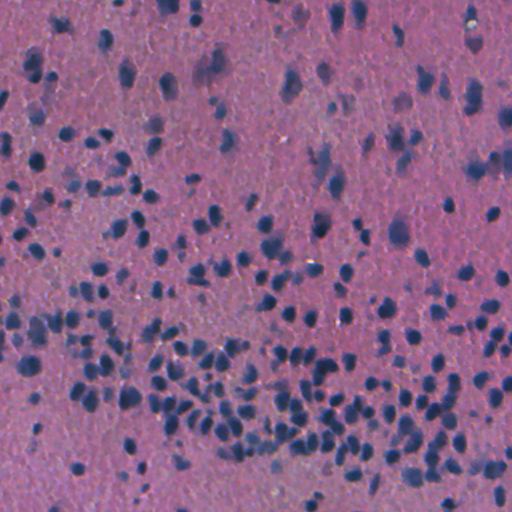
#> input picture demo/HE/input/U2FsdGVkX18zqooRVNJdIQErhVTIBSEkwpub49HRcJA-x14268_y13472_w512_h512-img.tif, 512 x 512 px; its folder holds only this picture in this run
$ python lt.py --image_path ../../demo/HE/input/U2FsdGVkX18zqooRVNJdIQErhVTIBSEkwpub49HRcJA-x14268_y13472_w512_h512-img.tif
#> lines starting #> are read from the running program, lines starting #| are printed output that depends on the picture; after the words box and inside, x2 and y2 are one past the last pixel; in counts of white or black regions, pixels touching at a corner belong together
### src/methods/utils.py
import os
import numpy as np
import cv2


# [33 lines left out: functions cell_filter, instance2semantics, search_files, not called in this run]


def cell_dataset(file_path: str, exts: list):
    img_lst = search_files(file_path, exts)
    return [i for i in img_lst if 'img' in i ]


def auto_make_dir(file_path: str, src: str, output: str):
    i_output_path = os.path.dirname(file_path.replace(src, output))
    if not os.path.exists(i_output_path): os.makedirs(i_output_path)

    return os.path.join(i_output_path, os.path.basename(file_path))


# [6 lines left out: function cellpose_channel_detect, not called in this run]

def cvtColor(img):
    img = cv2.cvtColor(img, cv2.COLOR_BGR2GRAY)
    return img

def bitwise_not(img):
    img = cv2.bitwise_not(img)
    return img

### src/methods/lt.py
import os
os.environ["OPENCV_IO_MAX_IMAGE_PIXELS"] = pow(2,40).__str__()
import cv2
from scipy import ndimage as ndi
from skimage import (
    color, feature, filters, measure, segmentation, io
)
import numpy as np
import os

from cellbin.utils import clog
import sys
import argparse
from utils import cell_dataset, auto_make_dir
import tifffile


class Segmentation:

    def __init__(self):
        self.img_path = None

        self.raw_img = None
        self.img = None
        self.mask = None
        self.label = None
        self.is_HE = False
        self.roi = None  # [x0, y0, w, h]
        self.tag = None

    def load(self, img_path, mRNA_path, signal_pbar=None):
        self.mRNA_path = mRNA_path
        self.img_path = img_path
        # self.raw_img = cv2.imread(self.img_path, cv2.IMREAD_GRAYSCALE)
        self.raw_img = cv2.imread(self.img_path, -1)
#> self.raw_img is the input picture: shape (512, 512, 3); mean B, G, R 134.8, 96.8, 137.5
        if self.roi:
            x0, y0, w, h = self.roi
            self.raw_img = self.raw_img[y0: y0 + h, x0: x0 + w]
        # clog.info('Load stained image form {}'.format(self.img_path))

    def pre_process(self,
                    threshold='auto',
                    clipLimit = 5,
                    tileGridSize = (7, 7)
                    ):
#> called with threshold = 'auto', clipLimit = 5, tileGridSize = (7, 7)
        clahe = cv2.createCLAHE(clipLimit=clipLimit, tileGridSize=tileGridSize)
        # clog.info('Pre process use Adaptive Histogram Euqalization, clipLimit={}, tileGridSize={}.'.format(clipLimit, tileGridSize))
        if self.raw_img.ndim == 3:
            raw_img_ = cv2.cvtColor(self.raw_img.copy(), cv2.COLOR_BGR2GRAY)
        else:
            raw_img_ = self.raw_img.copy()
        if self.is_HE: raw_img_ = 255 - raw_img_

        raw_img_ = clahe.apply(raw_img_)
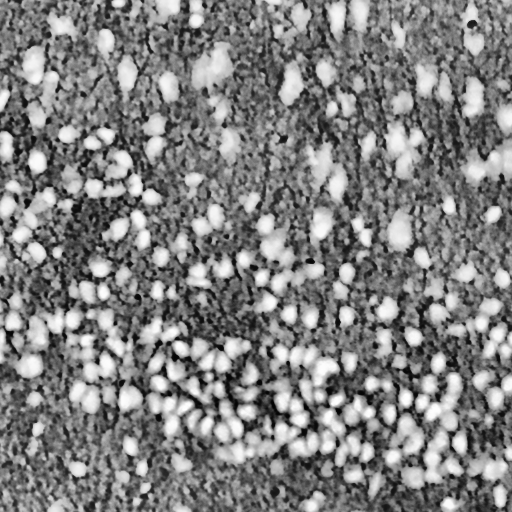
#> raw_img_: shape (512, 512); min 1, max 255, mean 128.7
        if threshold == 'auto': threshold, _ = cv2.threshold(raw_img_.copy(), 0, 255, cv2.THRESH_OTSU)
#> threshold = 136
        # clog.info('OTSU segmentation processing completed, Used Threshold: {}'.format(threshold))

        if threshold > 0:
            _, self.img = cv2.threshold(raw_img_.copy(), threshold, 255, cv2.THRESH_TOZERO)
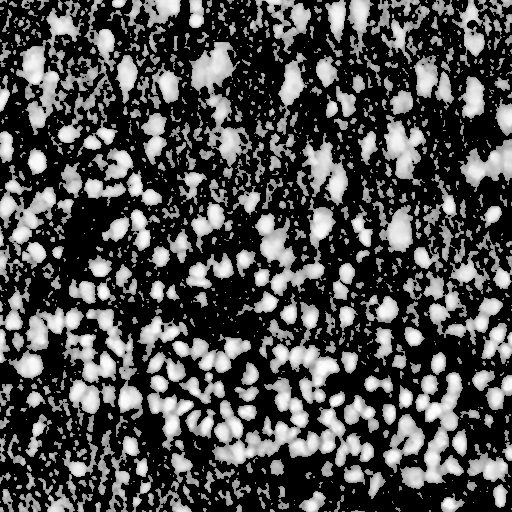
#> self.img: shape (512, 512); min 0, max 255, mean 78.2
            # clog.info('TOZERO segmentation processing completed.')
        else: self.img = raw_img_.copy()
        # clog.info('End of preprocessing')

    def watershed(self,
                  block_size=41,
                  offset=0.003,
                  min_distance=15,
                  expand_distance=0,
                  verbose=True,
                  signal_pbar=None
                  ):
#> called with block_size = 41, offset = 0.003, min_distance = 15, expand_distance = 2, verbose = True
        img = self.img.copy()
        threshold = filters.threshold_local(img, block_size=block_size, offset=offset)
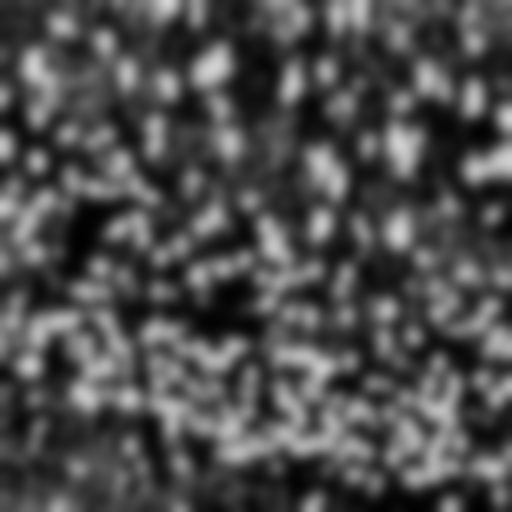
#> threshold: shape (512, 512) float64; min 1.06, max 213.1, mean 78.2
        distance = ndi.distance_transform_edt(img > threshold)
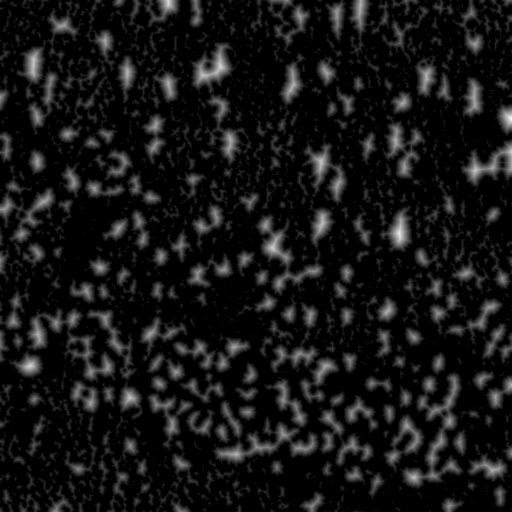
#> distance: shape (512, 512) float64; min 0, max 14.42, mean 1.17; drawn with min black and max white

        local_max_coords = feature.peak_local_max(distance, min_distance=min_distance)
#> local_max_coords = 195 pairs, first value 16 to 490, second value 15 to 493
        local_max_mask = np.zeros(distance.shape, dtype=bool)
        local_max_mask[tuple(local_max_coords.T)] = True
        markers = measure.label(local_max_mask)

        self.mask = segmentation.watershed(-distance, markers, mask=img)
#> self.mask: shape (512, 512) int32; 196 distinct labels, from 0 to 195
        if expand_distance > 0: self.mask = segmentation.expand_labels(self.mask, distance=expand_distance)
#> self.mask: shape (512, 512) int32; 196 distinct labels, from 0 to 195
        t = self.instance2semantics(self.mask)
        return t

    # [40 lines left out: functions save_scGEM, get_color, not called in this run]

    @staticmethod
    def instance2semantics(ins):
        h, w = ins.shape[:2]
#> h = 512; w = 512
        tmp0 = ins[1:, 1:] - ins[:h-1, :w-1]
        ind0 = np.where(tmp0 != 0)
#> ind0 = 17385 positions, rows 0 to 510, columns 0 to 510

        tmp1 = ins[1:, :w-1] - ins[:h-1, 1:]
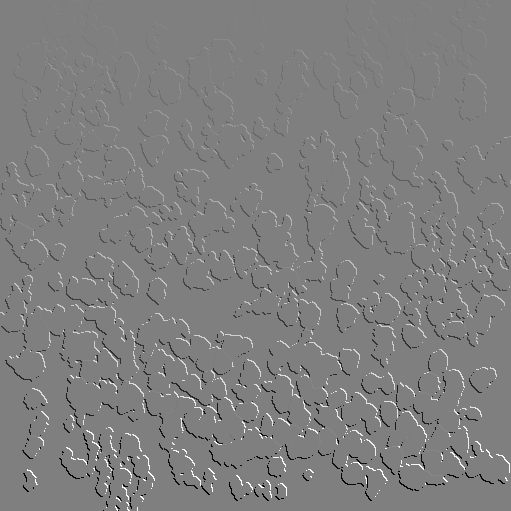
#> tmp1: shape (511, 511) int32; min -195, max 195, mean 0; drawn with min black and max white
        ind1 = np.where(tmp1 != 0)
#> ind1 = 17380 positions, rows 0 to 510, columns 0 to 510
        ins[ind1] = 0
#> ins: shape (512, 512) int32; 196 distinct labels, from 0 to 195
        ins[ind0] = 0
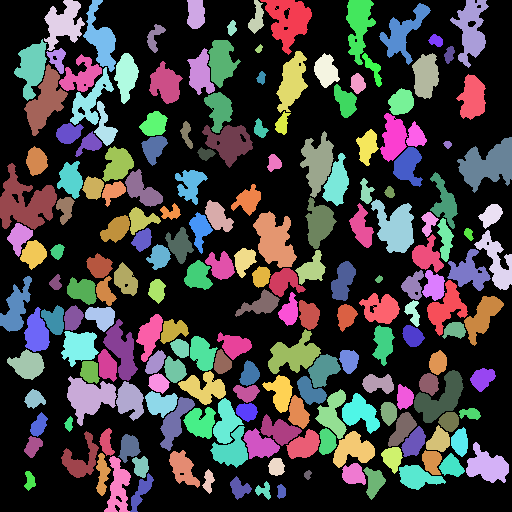
#> ins: shape (512, 512) int32; 196 distinct labels, from 0 to 195; one colour per label, 0 black
        ins[np.where(ins > 0)] = 1
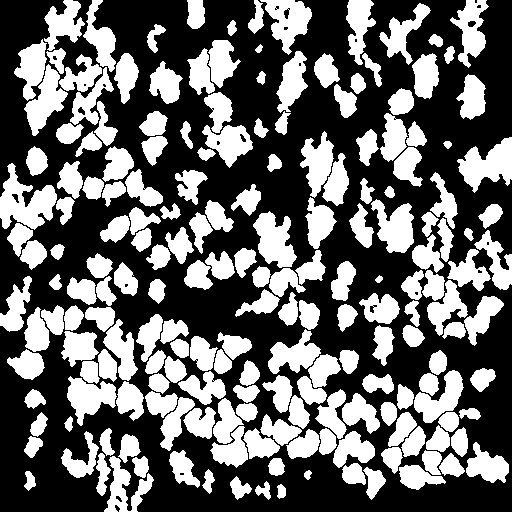
#> ins: shape (512, 512) int32; values 0 (black) and 1 (white), 40.7% white; 194 white regions, largest, box (x1, y1, x2, y2) and area: (0, 163, 57, 230) 2005, (457, 137, 512, 193) 1712, (253, 211, 297, 268) 1516
        return np.array(ins, dtype=np.uint8)

    # [5 lines left out: function __repr__, not called in this run]


def lt_method(para, args):
    # set up the object
    sobj = Segmentation()
    sobj.is_HE = False
    sobj.roi = None

    bs = 41
    ot =  0.003
    md = 15
    ed = 2

    output_path = para.output
    if os.path.isdir(para.image_path):
        imgs = cell_dataset(para.image_path, ['.tif', '.jpg', '.png'])
    else: imgs = [para.image_path]

    # load the registered ssDNA stained image and the Gem file
    import tqdm
    for i in tqdm.tqdm(imgs, 'Local Threshold'):
        if 'HE' in i: sobj.is_HE = True
        else: sobj.is_HE = False
        sobj.load(img_path=i, mRNA_path=None)
        sobj.pre_process(threshold='auto')
        # Performs watershed segmentation on the image
        mask = sobj.watershed(block_size=bs, offset=ot, min_distance=md, expand_distance=ed)

        out_file = auto_make_dir(i, src=para.image_path, output=output_path)
        tifffile.imwrite(out_file, mask, compression='zlib')


USAGE = 'Local Threshold'
PROG_VERSION = 'v0.0.1'


def main():
    # test_stitch_entry('D:\\DATA\\stitchingv2_test\\motic\\result\\demo\\scope_info.json')
    arg_parser = argparse.ArgumentParser(usage=USAGE)
    arg_parser.add_argument("--version", action="version", version=PROG_VERSION)
    arg_parser.add_argument("-o", "--output", action="store", dest="output",
                            type=str, default=None, help="Save path of stitch result files.")
    arg_parser.add_argument("-i", "--image_path", action="store", dest="image_path",
                            type=str, default=None, help="FOV images storage location.")
    arg_parser.add_argument("-g", "--is_gpu", action="store", dest="is_gpu",
                            type=bool, default=False, help="Use GPU or not.")

    arg_parser.set_defaults(func=lt_method)
    (para, args) = arg_parser.parse_known_args()
    print(para, args)
    para.func(para, args)


if __name__ == '__main__':
#> (the run stopped early here; a loop or call above may not have finished)

$ run again, on demo/HE/output/cellprofiler/U2FsdGVkX18zqooRVNJdIQErhVTIBSEkwpub49HRcJA-x14268_y13472_w512_h512-img.tif
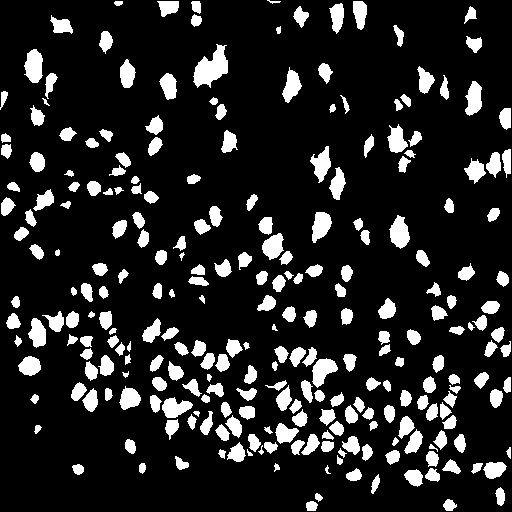
#> input picture demo/HE/output/cellprofiler/U2FsdGVkX18zqooRVNJdIQErhVTIBSEkwpub49HRcJA-x14268_y13472_w512_h512-img.tif, 512 x 512 px
#> self.raw_img: shape (512, 512); 14.7% white; 262 white regions, largest, box (x1, y1, x2, y2) and area: (193, 44, 228, 88) 855, (24, 49, 43, 83) 478, (389, 215, 410, 249) 464
#> in pre_process, `if threshold == 'auto': threshold, _ = cv2.threshold(raw_img_.copy(), ..`: threshold = 6
#> local_max_coords = 69 pairs, first value 38 to 461, second value 22 to 489
#> ind0 = 11837 positions, rows 0 to 508, columns 0 to 510
#> ind1 = 11486 positions, rows 0 to 508, columns 0 to 510
#> in instance2semantics, `ins[ind0] = 0`:
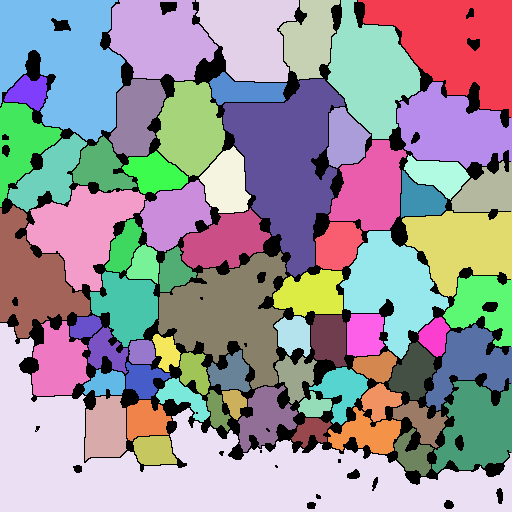
#> ins: shape (512, 512) int32; 70 distinct labels, from 0 to 69; one colour per label, 0 black
#> in instance2semantics, `ins[np.where(ins > 0)] = 1`:
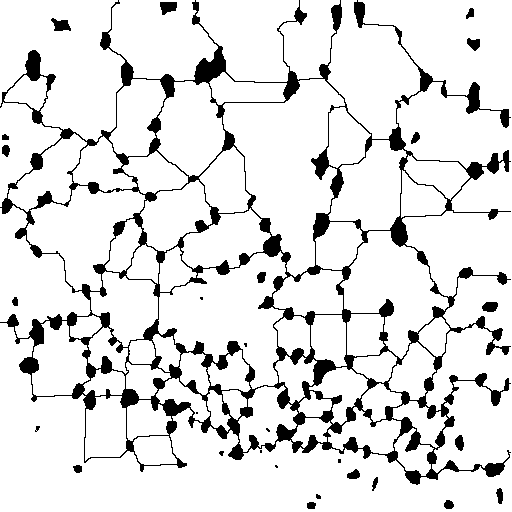
#> ins: shape (512, 512) int32; values 0 (black) and 1 (white), 88.3% white; 28 black regions (9 under 20 px), largest, box (x1, y1, x2, y2) and area: (0, 0, 511, 485) 29011, (51, 18, 71, 31) 169, (160, 2, 177, 15) 166

$ run again, on demo/HE/output/deepcell/U2FsdGVkX18zqooRVNJdIQErhVTIBSEkwpub49HRcJA-x14268_y13472_w512_h512-img.tif
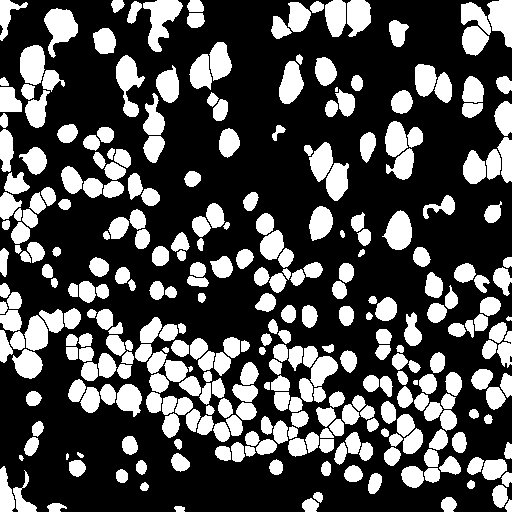
#> input picture demo/HE/output/deepcell/U2FsdGVkX18zqooRVNJdIQErhVTIBSEkwpub49HRcJA-x14268_y13472_w512_h512-img.tif, 512 x 512 px
#> self.raw_img: shape (512, 512); 30.7% white; 320 white regions (2 under 20 px), largest, box (x1, y1, x2, y2) and area: (143, 0, 183, 52) 1044, (44, 8, 78, 58) 936, (116, 55, 145, 117) 880
#> in pre_process, `if threshold == 'auto': threshold, _ = cv2.threshold(raw_img_.copy(), ..`: threshold = 6
#> local_max_coords = 93 pairs, first value 28 to 488, second value 17 to 496
#> ind0 = 16451 positions, rows 0 to 510, columns 0 to 510
#> ind1 = 16391 positions, rows 0 to 510, columns 0 to 510
#> in instance2semantics, `ins[ind0] = 0`:
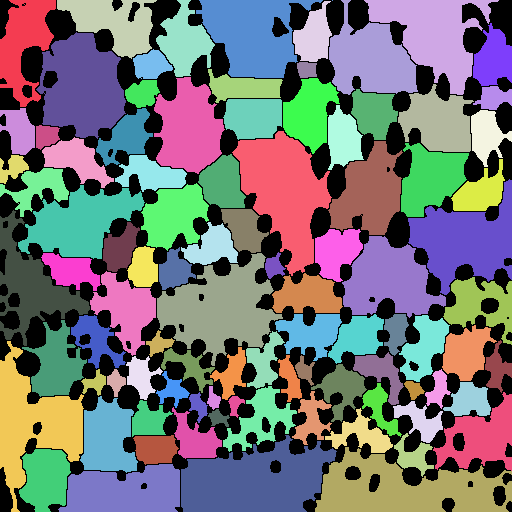
#> ins: shape (512, 512) int32; 94 distinct labels, from 0 to 93; one colour per label, 0 black
#> in instance2semantics, `ins[np.where(ins > 0)] = 1`:
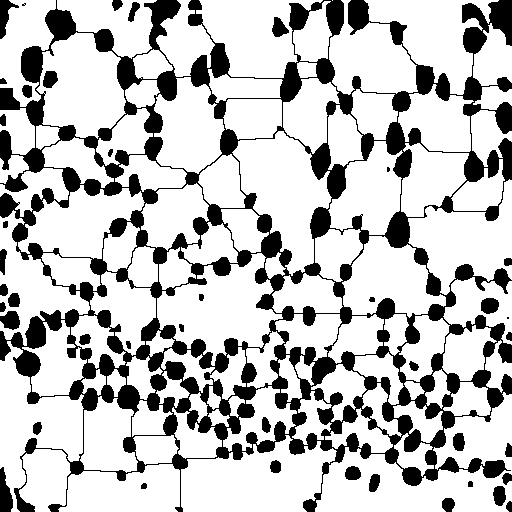
#> ins: shape (512, 512) int32; values 0 (black) and 1 (white), 75.4% white; 42 black regions (3 under 20 px), largest, box (x1, y1, x2, y2) and area: (0, 0, 512, 512) 59995, (0, 467, 13, 512) 396, (0, 0, 19, 39) 323

$ run again, on demo/HE/output/sam/U2FsdGVkX18zqooRVNJdIQErhVTIBSEkwpub49HRcJA-x14268_y13472_w512_h512-img.tif
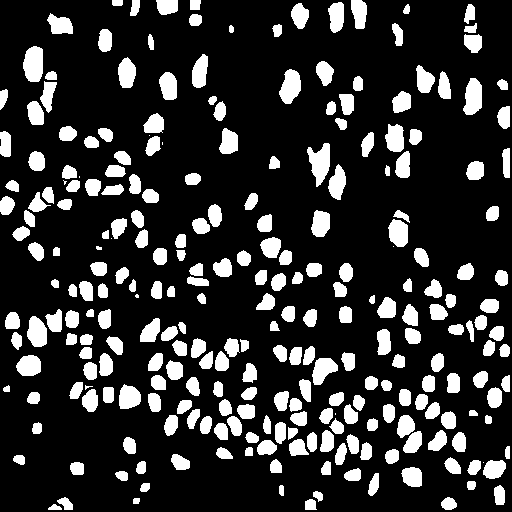
#> input picture demo/HE/output/sam/U2FsdGVkX18zqooRVNJdIQErhVTIBSEkwpub49HRcJA-x14268_y13472_w512_h512-img.tif, 512 x 512 px
#> self.raw_img: shape (512, 512); 19.1% white; 268 white regions (10 under 20 px), largest, box (x1, y1, x2, y2) and area: (307, 143, 330, 187) 613, (23, 46, 43, 82) 599, (463, 78, 482, 115) 535
#> in pre_process, `if threshold == 'auto': threshold, _ = cv2.threshold(raw_img_.copy(), ..`: threshold = 6
#> local_max_coords = 77 pairs, first value 32 to 483, second value 21 to 493
#> ind0 = 13478 positions, rows 0 to 510, columns 0 to 510
#> ind1 = 13276 positions, rows 0 to 510, columns 0 to 510
#> in instance2semantics, `ins[np.where(ins > 0)] = 1`:
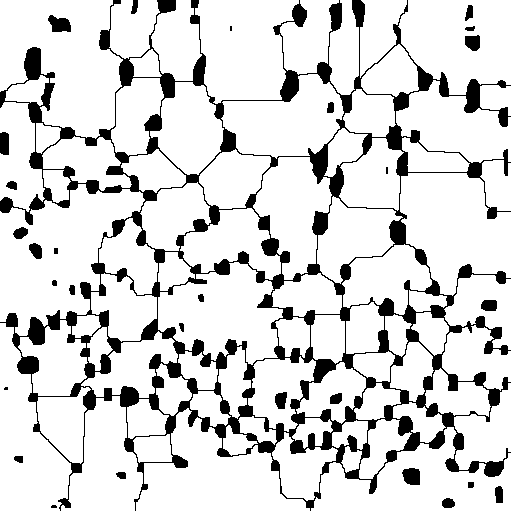
#> ins: shape (512, 512) int32; values 0 (black) and 1 (white), 85% white; 29 black regions (4 under 20 px), largest, box (x1, y1, x2, y2) and area: (0, 0, 511, 511) 36681, (48, 15, 71, 32) 279, (402, 468, 420, 485) 257
